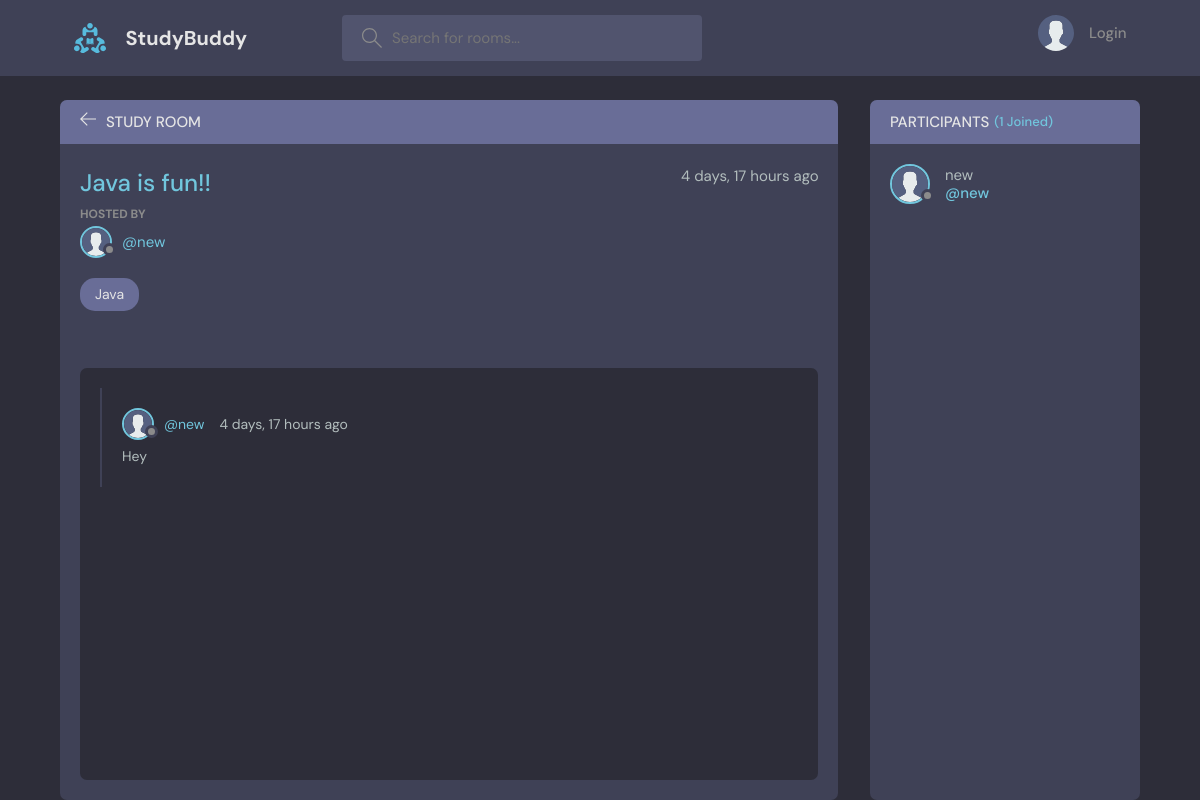
Page /room/2 on the earlier database version.
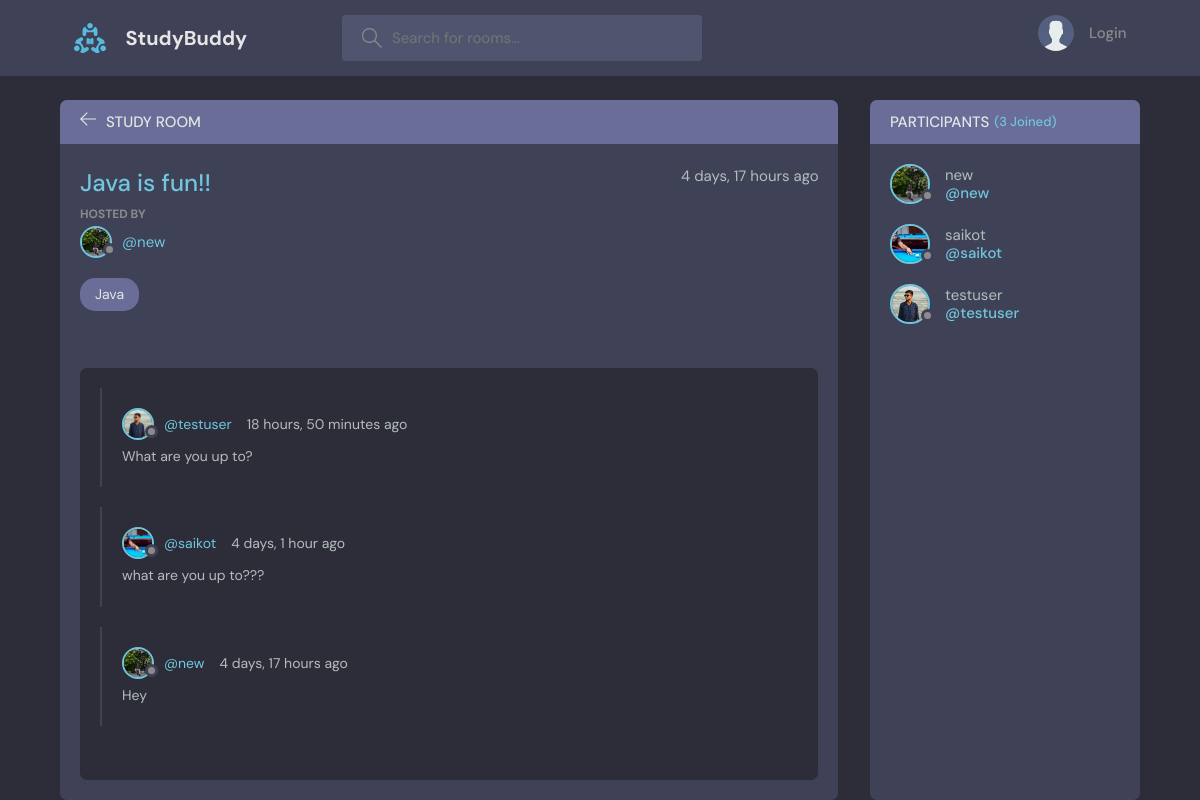
Same page on the later database version.
### base/models.py (models this page shows, shortened)
class Room(models.Model):
  host = models.ForeignKey(User, on_delete= models.SET_NULL, null = True)
  topic = models.ForeignKey(Topic, on_delete= models.SET_NULL, null = True)
  name = models.CharField(max_length=200)
  description = models.TextField(null=True, blank=True)
  participants = models.ManyToManyField(User, related_name='participants', blank=True)
  updated = models.DateTimeField(auto_now=True)
  created = models.DateTimeField(auto_now_add = True)
  class Meta:
    ordering = ['-updated', '-created']

class User(AbstractUser):
  name = models.CharField(max_length= 200, null=True)
  email = models.EmailField(unique=True, null=True)
  bio = models.TextField(null=True)
  avatar= models.ImageField(null=True, default="avatar.svg")
  USERNAME_FIELD = 'email'
  REQUIRED_FIELDS = []

class Message(models.Model):
  user = models.ForeignKey(User, on_delete=models.CASCADE)
  room = models.ForeignKey(Room, on_delete= models.CASCADE)
  body = models.TextField()
  updated = models.DateTimeField(auto_now=True)
  created = models.DateTimeField(auto_now_add = True)
  class Meta:
      ordering = ['-updated', '-created']

class Topic(models.Model):
  name = models.CharField(max_length= 200)
  def __str__(self):
    return self.name

### base/views.py (the view, shortened to what this page needs)
# urls.py: path('room/<str:pk>', views.room, name="room"),
def room(request, pk):
    rooms = get_object_or_404(Room, id=pk)
    room_messages = rooms.message_set.all()
    participants = rooms.participants.all()
    context = {'room': rooms, 'room_messages': room_messages, 'participants': participants}
    return render(request, 'base/room.html', context)

### base/templates/base/room.html (shortened to what this page needs)
{% extends 'main.html' %}
{% block content %}
    <main class="profile-page layout layout--2">
      <div class="container">
        <div class="room">
          <div class="room__top">
            <div class="room__topLeft">
              <a href="{% url 'home' %}">
                <svg version="1.1" xmlns="http://www.w3.org/2000/svg" width="32" height="32" viewBox="0 0 32 32">
                  <title>arrow-left</title>
                  <path
                    d="M13.723 2.286l-13.723 13.714 13.719 13.714 1.616-1.611-10.96-10.96h27.625v-2.286h-27.625l10.965-10.965-1.616-1.607z"
                  ></path>
                </svg>
              </a>
              <h3>Study Room</h3>
            </div>
          </div>
          <div class="room__box scroll">
            <div class="room__header scroll">
              <div class="room__info">
                <h3>{{room.name}}</h3>
                <span>{{room.created|timesince}} ago</span>
              </div>
              <div class="room__hosted">
                <p>Hosted By</p>
                <a href="{% url 'user-profile' room.host.id %}" class="room__author">
                  <div class="avatar avatar--small">
                    <img src="{{room.host.avatar.url}}" />
                  </div>
                  <span>@{{room.host.username}}</span>
                </a>
              </div>
              <span class="room__topics">{{room.topic}}</span>
            </div>
            <div class="room__conversation">
              <div class="threads scroll">
                {% for message in room_messages %}
                <div class="thread">
                  <div class="thread__top">
                    <div class="thread__author">
                      <a href="{% url 'user-profile' message.user.id %}" class="thread__authorInfo">
                        <div class="avatar avatar--small">
                          <img src="{{message.user.avatar.url}}" />
                        </div>
                        <span>@{{message.user.username}}</span>
                      </a>
                      <span class="thread__date">{{message.created|timesince}} ago</span>
                    </div>
                  </div>
                  <div class="thread__details">
                    {{message.body}}
                  </div>
                </div>
                {% endfor %}
              </div>
            </div>
          </div>
        </div>
        <div class="participants">
          <h3 class="participants__top">Participants <span>({{participants.count}} Joined)</span></h3>
          <div class="participants__list scroll">
            {% for user in participants %}
            <a href="{% url 'user-profile' user.id %}" class="participant">
              <div class="avatar avatar--medium">
                <img src="{{user.avatar.url}}" />
              </div>
              <p>
                {{user.username}}
                <span>@{{user.username}}</span>
              </p>
            </a>
            {% endfor %}
          </div>
        </div>
      </div>
    </main>
    {% endblock content %}

Differences in the rows shown:
changed through a linked row, Room "Java is fun!!": host.avatar: picture added in place of a placeholder
added Message: user.avatar (picture), user.username "testuser", created "18 hours, 50 minutes", body "What are you up to?"
added Message: user.avatar (picture), user.username "saikot", created "4 days, 1 hour", body "what are you up to???"
changed through a linked row, Message "4 days, 17 hours": user.avatar: picture added in place of a placeholder
changed User "new": avatar: picture added in place of a placeholder
added User: avatar (picture), username "saikot"
added User: avatar (picture), username "testuser"
Other differences:
{{ participants.count }}: "1" → "3"
